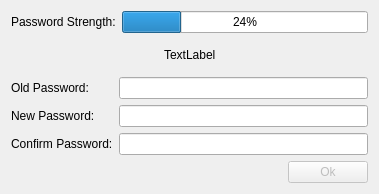
<ui version="4.0" >
 <class>CreateChangeMasterPassword</class>
 <widget class="QDialog" name="CreateChangeMasterPassword" >
  <property name="geometry" >
   <rect>
    <x>0</x>
    <y>0</y>
    <width>379</width>
    <height>194</height>
   </rect>
  </property>
  <property name="windowTitle" >
   <string>Create Master Password</string>
  </property>
  <property name="windowIcon" >
   <iconset resource="../icons.qrc" >:/icons/icon.svg</iconset>
  </property>
  <layout class="QVBoxLayout" >
   <item>
    <layout class="QHBoxLayout" >
     <item>
      <widget class="QLabel" name="label" >
       <property name="text" >
        <string>Password Strength:</string>
       </property>
      </widget>
     </item>
     <item>
      <widget class="QProgressBar" name="m_passwordStrengthMeter" >
       <property name="value" >
        <number>24</number>
       </property>
      </widget>
     </item>
    </layout>
   </item>
   <item>
    <layout class="QHBoxLayout" >
     <item>
      <spacer>
       <property name="orientation" >
        <enum>Qt::Horizontal</enum>
       </property>
       <property name="sizeHint" >
        <size>
         <width>81</width>
         <height>21</height>
        </size>
       </property>
      </spacer>
     </item>
     <item>
      <widget class="QLabel" name="m_smartAssComment" >
       <property name="text" >
        <string>TextLabel</string>
       </property>
      </widget>
     </item>
     <item>
      <spacer>
       <property name="orientation" >
        <enum>Qt::Horizontal</enum>
       </property>
       <property name="sizeHint" >
        <size>
         <width>81</width>
         <height>31</height>
        </size>
       </property>
      </spacer>
     </item>
    </layout>
   </item>
   <item>
    <layout class="QGridLayout" >
     <item row="0" column="0" >
      <widget class="QLabel" name="m_oldPasswordLabel" >
       <property name="text" >
        <string>Old Password:</string>
       </property>
      </widget>
     </item>
     <item row="0" column="1" >
      <widget class="QLineEdit" name="m_oldPassword" >
       <property name="echoMode" >
        <enum>QLineEdit::Password</enum>
       </property>
      </widget>
     </item>
     <item row="1" column="0" >
      <widget class="QLabel" name="SetMasterPasswordDlg" >
       <property name="text" >
        <string>New Password:</string>
       </property>
       <property name="buddy" >
        <cstring>m_password</cstring>
       </property>
      </widget>
     </item>
     <item row="1" column="1" >
      <widget class="QLineEdit" name="m_password" >
       <property name="toolTip" >
        <string/>
       </property>
       <property name="whatsThis" >
        <string/>
       </property>
       <property name="echoMode" >
        <enum>QLineEdit::Password</enum>
       </property>
      </widget>
     </item>
     <item row="2" column="0" >
      <widget class="QLabel" name="label_2" >
       <property name="text" >
        <string>Confirm Password:</string>
       </property>
       <property name="buddy" >
        <cstring>m_passwordConfirm</cstring>
       </property>
      </widget>
     </item>
     <item row="2" column="1" >
      <widget class="QLineEdit" name="m_passwordConfirm" >
       <property name="echoMode" >
        <enum>QLineEdit::Password</enum>
       </property>
      </widget>
     </item>
    </layout>
   </item>
   <item>
    <layout class="QHBoxLayout" >
     <item>
      <spacer>
       <property name="orientation" >
        <enum>Qt::Horizontal</enum>
       </property>
       <property name="sizeHint" >
        <size>
         <width>40</width>
         <height>20</height>
        </size>
       </property>
      </spacer>
     </item>
     <item>
      <widget class="QPushButton" name="m_okButton" >
       <property name="enabled" >
        <bool>false</bool>
       </property>
       <property name="text" >
        <string>Ok</string>
       </property>
      </widget>
     </item>
    </layout>
   </item>
  </layout>
 </widget>
 <resources>
  <include location="../icons.qrc" />
 </resources>
 <connections>
  <connection>
   <sender>m_passwordConfirm</sender>
   <signal>returnPressed()</signal>
   <receiver>m_okButton</receiver>
   <slot>click()</slot>
   <hints>
    <hint type="sourcelabel" >
     <x>308</x>
     <y>153</y>
    </hint>
    <hint type="destinationlabel" >
     <x>308</x>
     <y>181</y>
    </hint>
   </hints>
  </connection>
 </connections>
</ui>
